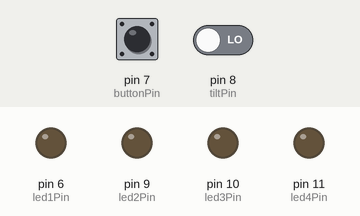
The sketch below on a simulated Arduino Uno, built with avr-gcc and run on an emulated ATmega328P. Parts: output pins drawn as LEDs (lit = HIGH). Inputs (shaded band) come from the test bench; at power-on: pin 7 (buttonPin) LOW, pin 8 (tiltPin) LOW.

Above: at 1.2 s.
1.3 s: pin 7 (buttonPin) pulled HIGH for 0.15 s
At 2.2 s:
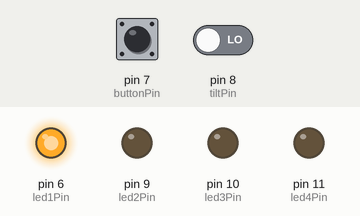
2.9 s: pin 7 (buttonPin) pulled HIGH for 1 s
At 3.5 s:
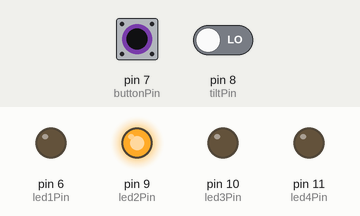
5.4 s: pin 7 (buttonPin) pulled HIGH for 0.15 s
At 6.1 s:
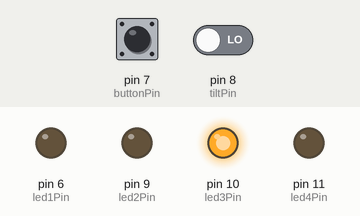
7.0 s: pin 7 (buttonPin) pulled HIGH for 3.2 s
At 7.5 s:
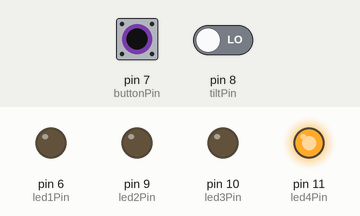
11.7 s: pin 8 (tiltPin) driven HIGH
At 12.3 s:
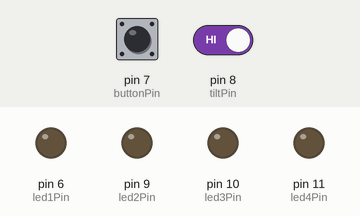
Timing chart, 0 to 14.2 s (numbered marks = the images above; inputs shaded):
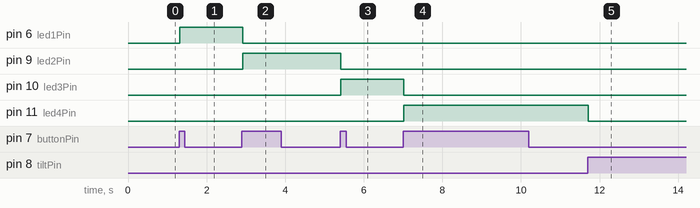

The sketch:

LabWeek02.ino
```cpp
/*
 * Some code taken from an arduino example http://www.ladyada.net/learn/arduino/lesson5.html
 */

int buttonPin = 7;// buttonSwitch is connected to pin 7
int tiltPin = 8;// tiltSwitch is connected to pin 8
int led1Pin = 6;//LED1 connected to pin 6
int led2Pin = 9;//LED2 connected to pin 9
int led3Pin = 10;//LED3 connected to pin 10
int led4Pin = 11;//LED4 connected to pin 11

int tiltValue; // variable for reading the tiltpin status
int tiltValueDelay; // variable for reading the tiltpin delayed status

int buttonVal;// variable for reading the button status
int buttonVal2;// variable for reading the delayed button status
int buttonState;//variable to hold the button state
int ledState = 0;// Variable for the LED state to count from 0 off through 1,2,3,4 for each of the LEDs
int tiltState;// Variable to hold the state of the output pin

void setup() {
  pinMode(buttonPin, INPUT);// Set the button pin as input
  pinMode(tiltPin, INPUT);// Set the tiltSwitch pin as input

  //setup all 4 LEDs as outputs
  pinMode(led1Pin, OUTPUT);
  pinMode(led2Pin, OUTPUT);
  pinMode(led3Pin, OUTPUT);
  pinMode(led4Pin, OUTPUT);

  // Set up serial communication at 9600bps
  Serial.begin(9600);
  buttonState = digitalRead(buttonPin);// read the initial state of the button
  tiltState = digitalRead(tiltPin);// read the initial state of tiltButton
}

void loop(){
  //a method to stop all current being sent to any LEDs via a tiltSwitch
  tiltSwitch();
  //a method to allow a basic switch to iterate through 4 leds left to right
  pushSwitch();
}

//A method to allow a tiltSwitch to turn the current off that goes to any LEDs in a circuit.
void tiltSwitch(){
  //setup to allow the tilt sensor to reset the LEDs to 0!
  //this has to be called after the main button setup as it was interfering before.
  tiltValue = digitalRead(tiltPin);   // reads the value at a digital input
  delay(10); // 10 milliseconds is a good delay amount
  tiltValueDelay = digitalRead(tiltPin);// reads the input again fro bounces
  if (tiltValue == tiltValueDelay) { // make sure there are 2 consistant readings!
     if (tiltValue != tiltState) {  // the tilt button state has changed!
       if (tiltValue == HIGH) {   // check if the button is pressed this can be HIGH or LOW.. only a test of pushing
          ledState = 0;//set teh ledState counter to 0
          // Set all LEDs to LOW or 0..
          if (ledState == 0) { // all-off when state is at 0.
            digitalWrite(led1Pin, LOW);
            digitalWrite(led2Pin, LOW);
            digitalWrite(led3Pin, LOW);
            digitalWrite(led4Pin, LOW);
         }
       }
     }
  }
}

//a method to allow a push button to count through 4 LEDs 1 at a time making sure only 1 is ever lit.
void pushSwitch(){
    //setup for the main button presses
  buttonVal = digitalRead(buttonPin);      // read input value and store it in val
  delay(10);                         // 10 milliseconds is a good delay amount
  buttonVal2 = digitalRead(buttonPin);     // read the input again to check for bounces
  if (buttonVal == buttonVal2) {           // make sure we got 2 consistant readings!
    if (buttonVal != buttonState) {         // the button state has changed!
      if (buttonVal == HIGH) {               // check if the button is pressed
        if (ledState == 0) {          // if its off as when the tilt switch is applied or upon sketh launch
          ledState = 1;               // turn LED1 on
        } else if (ledState == 1) {   // if LED1 is on
            ledState = 2;             // Turn on LED 2
        } else if (ledState == 2) {   // if LED 2 is on
             ledState = 3;           // Turn on LED 3
        } else if (ledState == 3) { // if LED 3 is on
             ledState = 4;           // turn LED 4 on
        } else if (ledState == 4) { //  if LED 4 is on
             ledState = 1;           // back to LED 1
	}
      }
    }
    buttonState = buttonVal;// save the new state in the button variable
  }
  //now perform simple tests for each stage of the ledState and light the appropriate LED
  //while making sure no other bulb can be lit
  if (ledState == 1) { // LED 1 on all others off
    digitalWrite(led1Pin, HIGH);
    digitalWrite(led2Pin, LOW);
    digitalWrite(led3Pin, LOW);
    digitalWrite(led4Pin, LOW);
  }

  if (ledState == 2) { //LED 2 on all others off
     digitalWrite(led1Pin, LOW);
     digitalWrite(led2Pin, HIGH);
     digitalWrite(led3Pin, LOW);
     digitalWrite(led4Pin, LOW);
  }
  if (ledState == 3)  { //LED 3 on all others off

    digitalWrite(led1Pin, LOW);
    digitalWrite(led2Pin, LOW);
    digitalWrite(led3Pin, HIGH);
    digitalWrite(led4Pin, LOW);
  }
  if (ledState == 4)  { //LED 4 on all others off

    digitalWrite(led1Pin, LOW);
    digitalWrite(led2Pin, LOW);
    digitalWrite(led3Pin, LOW);
    digitalWrite(led4Pin, HIGH);
  }
}
```

Measured:
- after the input at 1.3 s, pin 6 (led1Pin): LOW → HIGH at once
- after the input at 2.9 s, pin 6 (led1Pin): HIGH → LOW at once; pin 9 (led2Pin): LOW → HIGH at once
- after the input at 5.4 s, pin 9 (led2Pin): HIGH → LOW at once; pin 10 (led3Pin): LOW → HIGH at once
- after the input at 7.0 s, pin 10 (led3Pin): HIGH → LOW at once; pin 11 (led4Pin): LOW → HIGH at once
- after the input at 11.7 s, pin 11 (led4Pin): HIGH → LOW at once
